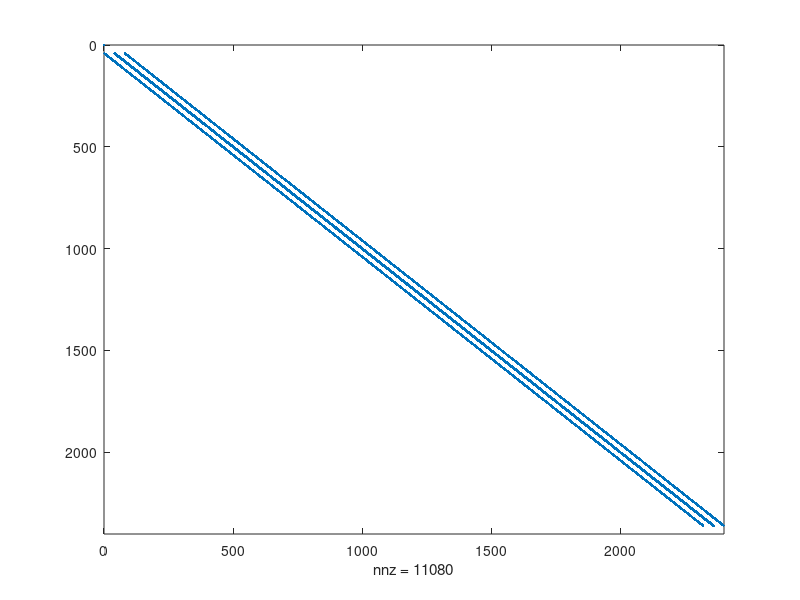

Write the MATLAB code that produced this figure.
clearvars

L = 60;                     % Y-direction
W = (2*L/3);                % X-direction

G = sparse(L*W,L*W);

V0 = 1;                     % 1V
diff = 1;

R = ones(W,L);
B = zeros(1,W*L);

%G matrix
for j = 1:L     
    for i = 1:W
        n = i + (j-1)*W;    % I want this to march top left to right, top to bottom
        
        if i == 1           % left side
            G(n,:) = 0;
            G(n,n) = V0;
            B(n) = V0;
            
        elseif i == W       % right side
            G(n,:) = 0;
            B(n) = 0;
            %G(n,n) = V0;
            
        elseif j == 1       % top
            nxp = i + (j-2)*W;
            nxn = i + j*W;
            nyn = i + 1 + (j-1)*W;
            
            G(n,:) = 0;
            %G(n,n) = V0;
            B(n) = (G(n,nyn) - G(n,n))/2.0;
        elseif j == L       % bottom
            nxp = i + (j-2)*W;
            nxn = i + j*W;
            nyp = i - 1 + (j-1)*W;
            
            G(n,:) = 0;
            %G(n,n) = V0;
            B(n) = (G(n,nyp) - G(n,n))/2.0;
        else                % interrior
            nxp = i + (j-2)*W;
            nxn = i + j*W;
            nyp = i - 1 + (j-1)*W;
            nyn = i + 1 + (j-1)*W;
            
            rxn = (R(i,j) + R(i+1))/2.0;
            rxp = (R(i,j) + R(i-1,j))/2.0;
            ryn = (R(i,j) + R(i,j+1))/2.0;
            ryp = (R(i,j) + R(i,j-1))/2.0;
            
            G(n,n) = -(rxn+rxp+ryn+ryp);
            G(n,nxp) = rxp;
            G(n,nxn) = rxn;
            G(n,nyn) = ryn;
            G(n,nyp) = ryp;
        end
    end
end
figure(1);
spy(G);

V = G\B';

